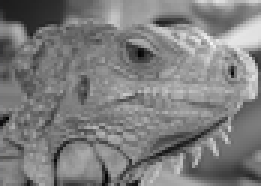
#> input picture 3-Resources/Codes/Computer_Vision/图像检测/img/chong.png, 87 x 62 px, shrunk from 433 x 310 before the run, given in place of test1.png, which was not available (shown 3 times larger)
$ jupyter execute --allow-errors '特征检测.ipynb'   (text cells are left out)
#> lines starting #> are read from the running program, lines starting #| are printed output that depends on the picture; after the words box and inside, x2 and y2 are one past the last pixel; in counts of white or black regions, pixels touching at a corner belong together; pictures that were not available may be replaced by others from this repository, and a replacement may not be noted
[cell 1]
import cv2
import numpy as np
from scipy.ndimage import maximum_filter
import matplotlib.pyplot as plt
import random


# 生成指定数目的高斯核，并对图像做高斯滤波
def generateGimage(image, sigma, num_layers = 8, k_stride = 2):
    sigma_res = np.sqrt(np.max([(sigma ** 2) - ((1) ** 2), 0.01]))
    # (0,0)表示卷积核的大小根据sigma来决定
    image = cv2.GaussianBlur(image, (0, 0), sigmaX=sigma_res,
                             sigmaY=sigma_res)

    # 生成高斯核
    k = 2 ** (1 / k_stride)
    gaussian_kernels = np.zeros(num_layers)
    # 第一层高斯就是1.6
    gaussian_kernels[0] = sigma

    for i in range(1, num_layers):
        # 根据高斯的性质，可以将大的高斯核拆分，减少计算量
        gaussian_old = k**(i-1) * sigma
        gaussian_new = k * gaussian_old
        gaussian_kernels[i] = np.sqrt(gaussian_new**2 - gaussian_old**2)

    # 至此，我们已经得到一系列高斯核

    # 进行高斯模糊
    gaussian_images = [image]
    for kernel in gaussian_kernels:
        tmp_image = cv2.GaussianBlur(image, (0, 0), sigmaX=kernel,
                                     sigmaY=kernel)
        gaussian_images.append(tmp_image)

    # 返回不同高斯核对图像滤波的结果
    return np.array(gaussian_images)


# 生成DoG空间
def generateDoGSpace(gaussian_images):
    dog_images = []
    for img1, img2 in zip(gaussian_images, gaussian_images[1:]):
        dog_images.append(img2 - img1)
    return dog_images

[cell 2]
# 1.判别当前像素点是否为局部最大值点
def isLocalExtremum(l1, l2, l3, threshold):
    # l1，l2，l3是DoG尺度空间中相邻的3层，大小均已被切片成 3*3
    # 即[l1,l2,l3]是一个cube
    # 需要确定l2层的中心位置，即(1,1)位置是否为极值点
    # threshold是一个设定的阈值，l2[1,1]必须大于阈值才可进行极值点的判定
    if l2[1,1] > threshold:
        if l2[1,1] > 0:
            return np.all(l2[1,1]>=l1) and np.all(l2[1,1]>=l3) \
                    and np.sum(l2[1,1]<l2)==0

        elif l2[1,1] < 0:
            return np.all(l2[1,1]<=l1) and np.all(l2[1,1]<=l3) \
                    and np.sum(l2[1,1]>l2)==0
    return False

[cell 3]
# 2.若为极值点，则对其进行定位与筛选，并计算最终选出的特征点的特征。

# 计算极值点特征
def computeBlobAttribute(x, y, layer, dog_images, sigma, threshold,
                        border, num_layers, g_image, corners,
                        scales, orientations, layers):
    # 计算(x,y)位置的特征点的特征
    # 此时假设该位置的点为邻域内的最大值
    # 首先需要对其进行筛选，根据牛顿迭代法判定是否为真正的极值点
    # 筛除低对比度的特征点
    # 消除边缘响应
    # 在此之后便可得到特征点的信息

    gamma = 10
    image_shape = dog_images[0].shape
    out_flag = False

    # 使用牛顿迭代法得到极值点
    # 至多更新5次，如果未收敛，则认为该候选点不是极值点
    for iter_num in range(5):
        # 得到DoG空间中相邻的3层
        img1, img2, img3 = dog_images[layer-1:layer+2]
        # 对这3层进行切片，得到大小为3*3的3层
        cube = np.array([img1[x-1:x+2, y-1:y+2],
                         img2[x-1:x+2, y-1:y+2],
                         img3[x-1:x+2, y-1:y+2]])

        # 分别得到cube的一二阶导数
        grad = compute1derivative(cube)
        hessian = compute2derivative(cube)

        # 解方程得到牛顿迭代的更新值
        update = -np.linalg.lstsq(hessian, grad, rcond=None)[0]
        # 如果移动的距离太小，说明当前点里极值已收敛，直接返回当前点即可
        if abs(update[0]) < 0.5 and abs(update[1]) < 0.5 \
            and abs(update[2]) < 0.5:
            break
        # 更新当前点
        y += int(round(update[0]))
        x += int(round(update[1]))
        layer += int(round(update[2]))
        # 确保新的cube在DoG空间里
        if x < border or x >= image_shape[0] - border \
                        or y < border \
                        or y >= image_shape[1] - border \
                        or layer < 1 or layer > num_layers - 2:
            # 若不在空间中，则 out_flag = True
            out_flag = True
            break

    # 超出空间大小或者未不收敛，直接返回
    if out_flag or iter_num >= 4:
        return

    # 使用公式计算极值点的对比度
    Extremum = cube[1, 1, 1] + 0.5 * np.dot(grad, update)
    # 筛除低对比度的特征点
    if np.abs(Extremum) >= threshold:
        # 得到xy的黑塞矩阵
        xy_hessian = hessian[:2, :2]
        xy_hessian_trace = np.trace(xy_hessian)
        xy_hessian_det = np.linalg.det(xy_hessian)
        # 消除边缘响应
        if xy_hessian_det > 0 and \
            (xy_hessian_trace ** 2) / xy_hessian_det < \
            ((gamma + 1) ** 2) / gamma:
            # 极值点坐标
            pt = ((y + update[0]), (x + update[1]))
            # 极值点尺度
            size = sigma * (2 ** ((layer + update[2])))
            # 计算特征点的方向（主方向和辅方向）
            # 利用computeOrien()函数进行计算
            orien_list = computeOrien(pt, size, layer, g_image)
            for tmp_orien in orien_list:
                # 尺度
                scales.append(size)
                # 位置
                layers.append(layer)
                corners.append(pt)
                # 方向
                orientations.append(tmp_orien)
    return

[cell 4]
# 编写一些数学函数

# 计算一阶导数
def compute1derivative(cube):
    # cube是由DoG空间中相邻的3层组成，其中每层的大小被切片成 3*3
    # 需要计算cube正中心位置的梯度
    dx = (cube[1, 1, 2] - cube[1, 1, 0]) / 2
    dy = (cube[1, 2, 1] - cube[1, 0, 1]) / 2
    ds = (cube[2, 1, 1] - cube[0, 1, 1]) / 2
    return np.array([dx, dy, ds])


# 计算二阶导数
def compute2derivative(cube):
    # cube是由DoG空间中相邻的3层组成，其中每层的大小被切片成 3*3
    # 需要计算cube正中心位置的梯度

    # 根据二阶导数的定义写出各个分量
    center = cube[1, 1, 1]

    dxx = cube[1, 1, 2] + cube[1, 1, 0] - 2 * center
    dyy = cube[1, 2, 1] + cube[1, 0, 1] - 2 * center
    dss = cube[2, 1, 1] + cube[0, 1, 1] - 2 * center

    dxy = (cube[1, 2, 2] - cube[1, 2, 0]
           - cube[1, 0, 2] + cube[1, 0, 0]) / 4
    dxs = (cube[2, 1, 2] - cube[2, 1, 0]
           - cube[0, 1, 2] + cube[0, 1, 0]) / 4
    dys = (cube[2, 2, 1] - cube[2, 0, 1]
           - cube[0, 2, 1] + cube[0, 0, 1]) / 4

    return np.array([[dxx, dxy, dxs], [dxy, dyy, dys],[dxs, dys, dss]])

[cell 5]
# 计算特征点的方向
def computeOrien(pt, size, layer, g_image):
    # pt为特征点的位置
    # size为对应的尺度大小
    # layer为特征点所在层级
    # g_image为高斯尺度空间的一层，即 g_images[layer]

    # 1.5倍的3sigma原则，决定圆半径的大小
    radius = int(round(3 * size * 1.5))
    image_shape = g_image.shape
    # 设置直方图柱的数量
    num_bins = 36
    histogram = np.zeros(num_bins)
    smooth_histogram = np.zeros(num_bins)
    orien_list = []

    # 遍历以特征点为中心的块状区域，块状区域的边长为2*radius
    for i in range(-radius, radius + 1):
        y = int(round(pt[1])) + i
        # 判断坐标是否越界
        if y > 0 and y < image_shape[0] - 1:
            for j in range(-radius, radius + 1):
                x = int(round(pt[0])) + j
                # 判断坐标是否越界
                if x > 0 and x < image_shape[1] - 1:
                    # 计算当前位置的dx和dy
                    dx = 0.5 * (g_image[y, x + 1] - g_image[y, x - 1])
                    dy = 0.5 * (g_image[y + 1, x] - g_image[y - 1, x])
                    # 计算当前位置梯度的值
                    value = np.sqrt(dx * dx + dy * dy)
                    # 计算当前位置梯度的方向
                    orien = np.rad2deg(np.arctan2(dy, dx))
                    # 高斯加权
                    weight = np.exp(
                        -0.5 / ((size*1.5) ** 2)
                        * (i ** 2 + j ** 2)
                        )
                    histogram_index = int(
                        round(orien * num_bins / 360.)
                        )
                    histogram[histogram_index % num_bins] += \
                                weight * value

    # 对直方图进行高斯平滑
    for n in range(num_bins):
        smooth_histogram[n] = (6 * histogram[n]
            + 4 * (histogram[n-1] + histogram[(n+1) % num_bins])
            + histogram[n-2] + histogram[(n+2) % num_bins]) / 16.
    # 选择主方向
    orien_max = np.max(smooth_histogram)
    orien_local_max = list(i for i in range(len(smooth_histogram))
            if smooth_histogram[i] > smooth_histogram[i-1] and
            smooth_histogram[i] > smooth_histogram[(i+1)%num_bins])

    # 选择辅方向
    for index in orien_local_max:
        if smooth_histogram[index] >= 0.8 * orien_max:
            orien_list.append(index * 360. / num_bins)

    return orien_list

[cell 6]
# 对一张图像进行特征点检测
def detect_blobs(image):
    sigma = 1.6
    num_layers = 4
    border = 5
    k_stride = 1

    # 生成高斯尺度空间
    g_images = generateGimage(image, sigma, num_layers, k_stride)
    # 生成DoG空间
    dog_images = generateDoGSpace(g_images)

    # 开始寻找块状区域
    threshold = 0.02
    corners = []
    scales = []
    orientations = []
    layers = []

    for layer, (image1, image2, image3) in \
        enumerate(zip(dog_images, dog_images[1:], dog_images[2:])):
        # 忽略太靠近边缘的点
        for x in range(border, image1.shape[0]-border):
            for y in range(border, image2.shape[1]-border):
                # 检测当前位置是否为局部极值
                if isLocalExtremum(image1[x-1:x+2, y-1:y+2],
                                   image2[x-1:x+2, y-1:y+2],
                                   image3[x-1:x+2, y-1:y+2],
                                   threshold):
                    # 如果是候选点，则进行进一步定位筛选，并返回其信息
                    computeBlobAttribute(x, y, layer+1, dog_images,
                                         sigma, threshold, border,
                                         num_layers, g_images[layer],
                                         corners, scales, orientations,
                                         layers)

    return g_images, corners, scales, orientations, layers

[cell 7]
# SIFT特征点描述符的生成
def compute_descriptors(g_images, corners, scales,
                        orientations, layers):

    if len(corners) != len(scales) \
        or len(corners) != len(orientations):
        raise ValueError(
          '`corners`, `scales` and `orientations` \
          must all have the same length.')

    descriptors_list = []

    for pt, size, orien, layer in \
        zip(corners, scales, orientations, layers):

        # 读取特征点的各项信息
        g_image = g_images[layer]
        x, y = np.round(np.array(pt)).astype(np.int32)
        orien = 360 - orien

        # 计算块状区域大小
        win_s = 3 * size
        win_l = int(round(min(2**0.5 * win_s * (4+1) / 2,
            np.sqrt(g_image.shape[0]**2+g_image.shape[1]**2))))

        # 用列表依次存储块状区域内所有点的信息
        i_index = []
        j_index = []
        value_list = []
        orien_index = []

        # 三维数组存储16个窗口的8个方向，为防止计算时边界溢出，
        # 在行、列的首尾各扩展一次
        result_cube = np.zeros((4 + 2, 4 + 2, 8))

        # 统计一个块状区域内16个子区域的像素梯度直方图
        for i in range(-win_l, win_l+1):
            for j in range(-win_l, win_l+1):

                # 获得旋转之后的坐标
                i_rotate = j * np.sin(np.deg2rad(orien)) \
                        + i * np.cos(np.deg2rad(orien))
                j_rotate = j * np.cos(np.deg2rad(orien)) \
                        - i * np.sin(np.deg2rad(orien))

                # 计算4*4子区域对应的下标
                tmp_i = (i_rotate / win_s) + 2 - 0.5
                tmp_j = (j_rotate / win_s) + 2 - 0.5

                # 邻域的点在旋转后，仍然处于4*4的区域内
                if tmp_i > -1 and tmp_j > -1 \
                    and tmp_i < 4 and tmp_j < 4:

                    # 该特征点在原图像中的位置
                    i_inimg = int(round(y + i))
                    j_inimg = int(round(x + j))

                    if i_inimg > 0 and j_inimg > 0 \
                        and i_inimg < g_image.shape[0]-1 \
                        and j_inimg < g_image.shape[1]-1:
                        # 计算梯度大小
                        dx = g_image[i_inimg, j_inimg + 1] \
                            - g_image[i_inimg, j_inimg - 1]
                        dy = g_image[i_inimg - 1, j_inimg] \
                            - g_image[i_inimg + 1, j_inimg]
                        grad_value = np.sqrt(dx**2 + dy**2)
                        # 计算梯度方向
                        grad_orien = np.rad2deg(
                            np.arctan2(dy, dx)) % 360

                        i_index.append(tmp_i)
                        j_index.append(tmp_j)
                        # 进行高斯加权
                        g_weight = np.exp(-1 / 8 * (
                            (i_rotate / win_s) ** 2 +
                            (j_rotate / win_s) ** 2)
                            )
                        value_list.append(g_weight * grad_value)
                        # 将梯度方向投影到8个方向
                        # 这里的grad_orien是原图像中的梯度
                        # 需要叠加上旋转之后的角度
                        orien_index.append(
                            (grad_orien - orien) * 8 / 360)

        # 将每个方向的幅值插入进矩阵result_cube中
        for i, j, value, orien1 in zip(i_index, j_index, value_list, orien_index):
            tirlinearInterpolation(i, j, value, orien1, result_cube)

        descriptor = result_cube[1:-1, 1:-1, :].flatten()
        # 计算描述符的大小
        l2norm = np.linalg.norm(descriptor)
        # 设定阈值
        threshold = l2norm * 0.2
        # 将描述符进行截断，将大于阈值的值设定为阈值
        descriptor[descriptor > threshold] = threshold
        # 归一化，确保描述符具有尺度不变性
        descriptor /= l2norm
        # 添加描述符
        descriptors_list.append(descriptor)

    return descriptors_list


# 将每个方向的幅值插入进矩阵result_cube中
def tirlinearInterpolation(i, j, value, orien, result_cube):

    # 由于位置坐标(i,j,orien)是一个浮点数，没有办法直接在result_cube中赋值
    # 考虑到该浮点位置会对临近的8个整数坐标都有一定的贡献
    # （可以将该浮点坐标想象成一个正方体中的一点，它对正方体的8个顶点都有贡献）
    # 我们可以根据三线性插值法，根据该点到各顶点的距离为相邻的8个顶点赋值
    # 感兴趣的同学可以自行学习三线性插值法

    # 对坐标先进性量化，将其转换为整数
    i_quant = int(np.floor(i))
    j_quant = int(np.floor(j))
    orien_quant = int(np.floor(orien)) % 8

    # 计算量化前后的偏移量
    i_residual = i - i_quant
    j_residual =  j - j_quant
    orien_residual = (orien - orien_quant) % 8

    # 根据三线性插值法写出当前位置对每个顶点的权重
    c0 = (1 - i_residual) * value
    c1 = i_residual * value
    c11 = c1 * j_residual
    c10 = c1 * (1 - j_residual)
    c01 = c0 * j_residual
    c00 = c0 * (1 - j_residual)

    c111 = c11 * orien_residual
    c110 = c11 * (1 - orien_residual)
    c101 = c10 * orien_residual
    c100 = c10 * (1 - orien_residual)
    c011 = c01 * orien_residual
    c010 = c01 * (1 - orien_residual)
    c001 = c00 * orien_residual
    c000 = c00 * (1 - orien_residual)

    # 进行赋值操作
    result_cube[i_quant + 1, j_quant + 1, orien_quant] += c000
    result_cube[i_quant + 1, j_quant + 1, (orien_quant + 1) % 8] += c001
    result_cube[i_quant + 1, j_quant + 2, orien_quant] += c010
    result_cube[i_quant + 1, j_quant + 2, (orien_quant + 1) % 8] += c011
    result_cube[i_quant + 2, j_quant + 1, orien_quant] += c100
    result_cube[i_quant + 2, j_quant + 1, (orien_quant + 1) % 8] += c101
    result_cube[i_quant + 2, j_quant + 2, orien_quant] += c110
    result_cube[i_quant + 2, j_quant + 2, (orien_quant + 1) % 8] += c111

    return

[cell 8]
# 展示图像中的特征点
def draw(img, corners):
    # corners为特征点的坐标
    img1 = img.copy()
    for m in corners:
        pt = (int(m[0]), int(m[1]))
        cv2.circle(img1, pt, 1, (0,255,0), 2)
    return img1

[cell 9]
# 读取图像
img1 = cv2.imread('./img/test1.png', cv2.IMREAD_COLOR)
#> img1 is the input picture: shape (62, 87, 3); mean B, G, R 125.4, 125.4, 125.4
img2 = cv2.imread('./img/test2.png', cv2.IMREAD_COLOR)
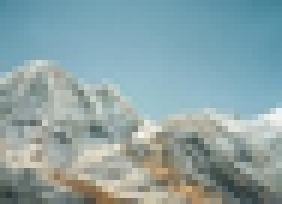
#> input picture 3-Resources/Codes/Computer_Vision/图像检测/img/test2.png, 47 x 34 px, shrunk from 236 x 172 before the run (shown 6 times larger)
#> img2 is the input picture: shape (34, 47, 3); mean B, G, R 166.3, 163.3, 139.9

gray1 = cv2.cvtColor(img1, cv2.COLOR_BGR2GRAY) / 255.0
gray2 = cv2.cvtColor(img2, cv2.COLOR_BGR2GRAY) / 255.0
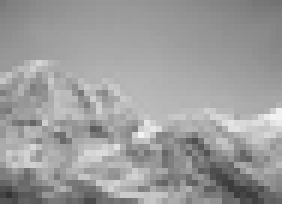
#> gray2: shape (34, 47) float64 (shown 6 times larger); min 0.2, max 0.953, mean 0.614

# 获得两张图像特征点的各项信息
g_images1, corners1, scales1, orientations1, layers1 = \
                                    detect_blobs(gray1)
#> in generateGimage, `image = cv2.GaussianBlur(image, (0, 0), sigmaX=sigma_res, sigmaY=sigma..`:
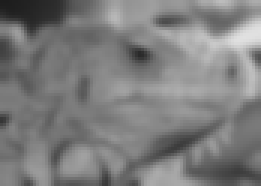
#> image: shape (62, 87) float64 (shown 3 times larger); min 0.116, max 0.883, mean 0.492
#> the loop in generateGimage, `for kernel in gaussian_kernels:` made 4 passes
#> pass 2, in generateGimage, `tmp_image = cv2.GaussianBlur(image, (0, 0), sigmaX=kernel, sigmaY=kern..`:
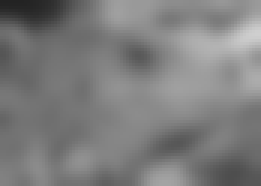
#> tmp_image: shape (62, 87) float64 (shown 3 times larger); min 0.138, max 0.814, mean 0.492
#> pass 3, in generateGimage, `tmp_image = cv2.GaussianBlur(image, (0, 0), sigmaX=kernel, sigmaY=kern..`:
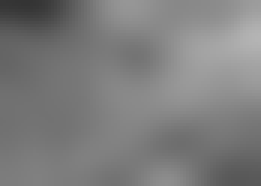
#> tmp_image: shape (62, 87) float64 (shown 3 times larger); min 0.205, max 0.708, mean 0.492
#> after the loop in generateGimage, `for kernel in gaussian_kernels:`: gaussian_images = 5 items
#> the loop in generateDoGSpace, `for img1, img2 in zip(gaussian_images, gaussian_images[1:]):` made 4 passes
#> after the loop in generateDoGSpace, `for img1, img2 in zip(gaussian_images, gaussian_images[1:]):`: dog_images = 4 items
#> the loop in detect_blobs, `for layer, (image1, image2, image3) in \ enumerate(zip(dog_images, dog..` made 2 passes
#> layer on pass 1: 0
#> layer on pass 2: 1
#> corners1 = [(73.15, 6.99), (30.73, 11.6), (30.73, 11.6), (30.73, 11.6), (46.14, 18.25), (57.88, 47.61)]; scales1 = [5.62, 4.77, 4.77, 4.77, 5.62, 6.33]; orientations1 = [60, 30, 70, 300, 290, 250]; layers1 = [2, 2, 2, 2, 2, 2]
g_images2, corners2, scales2, orientations2, layers2 = \
                                    detect_blobs(gray2)
#> call 2 of generateGimage, with sigma = 1.6, num_layers = 4, k_stride = 1
#> in generateGimage (call 2), `image = cv2.GaussianBlur(image, (0, 0), sigmaX=sigma_res, sigmaY=sigma..`:
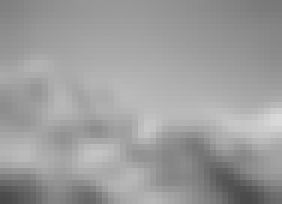
#> image: shape (34, 47) float64 (shown 6 times larger); min 0.288, max 0.854, mean 0.615
#> the loop in generateGimage (call 2), `for kernel in gaussian_kernels:` made 4 passes
#> pass 2, in generateGimage (call 2), `tmp_image = cv2.GaussianBlur(image, (0, 0), sigmaX=kernel, sigmaY=kern..`:
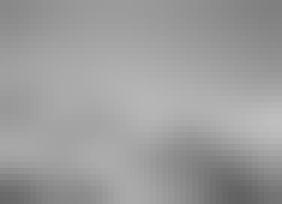
#> tmp_image: shape (34, 47) float64 (shown 6 times larger); min 0.387, max 0.748, mean 0.616
#> pass 3, in generateGimage (call 2), `tmp_image = cv2.GaussianBlur(image, (0, 0), sigmaX=kernel, sigmaY=kern..`:
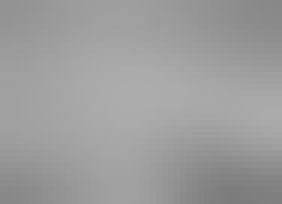
#> tmp_image: shape (34, 47) float64 (shown 6 times larger); min 0.488, max 0.678, mean 0.617
#> the loop in generateDoGSpace (call 2), `for img1, img2 in zip(gaussian_images, gaussian_images[1:]):` made 4 passes
#> the loop in detect_blobs (call 2), `for layer, (image1, image2, image3) in \ enumerate(zip(dog_images, dog..` made 2 passes
#> layer on passes 1 to 2: 0, 1
#> corners2 = []; scales2 = []; orientations2 = []; layers2 = []

# 获得两张图像的SIFT特征点
descriptors1 = compute_descriptors(g_images1, corners1, scales1,
                                   orientations1, layers1)
#> the loop in compute_descriptors, `for pt, size, orien, layer in \ zip(corners, scales, orientations, lay..` made 6 passes
descriptors2 = compute_descriptors(g_images2, corners2, scales2,
                                   orientations2, layers2)

img1_detect = draw(img1, corners1)
#> the loop in draw, `for m in corners:` made 6 passes
#> after the loop in draw, `for m in corners:`:
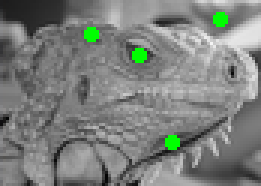
#> img1: shape (62, 87, 3) (shown 3 times larger); 1.56% of pixels changed, all inside (x1, y1, x2, y2) = (28, 4, 76, 50)
img2_detect = draw(img2, corners2)

[cell 10]
# 展示两张图像的特征点
plt.title('Output1')
plt.axis('off')
plt.imshow(img1_detect[:, :, ::-1])
plt.show()

plt.title('Output2')
plt.axis('off')
plt.imshow(img2_detect[:, :, ::-1])
plt.show()

[cell 11]
# 特征点匹配
def match_descriptors(descriptors1, descriptors2):

    max_index = np.zeros((len(descriptors1))) - 1
    # 初始化第一和第二近的特征点对数组
    maxmatch = np.zeros((len(descriptors1))) + 1e10
    secmatch = np.zeros((len(descriptors1))) + 1e10
    # 设定阈值
    threshold = 0.8

    for vec1_index in range(len(descriptors1)):
        for vec2_index in range(len(descriptors2)):
            # 计算特征点对的距离
            distance = np.linalg.norm(descriptors1[vec1_index] \
                                      - descriptors2[vec2_index])
            if distance < maxmatch[vec1_index]:
                # 更新当前最匹配的特征点
                maxmatch[vec1_index] = distance
                # 记录当前特征点对的距离
                max_index[vec1_index] = vec2_index

            elif distance < secmatch[vec1_index]:
                # 更新第二近特征点对的距离
                # 这里只需要更新距离即可，因为不关心哪一个点是第二近的
                secmatch[vec1_index] = distance
#> this loop made 6 passes

    matches = []
    # 返回匹配的特征点对的坐标信息
    for i in range(len(descriptors1)):
        if maxmatch[i] / secmatch[i] < threshold:
            matches.append((i, int(max_index[i])))

    return matches

[cell 12]
# [41 lines left out: function draw_matches, not called in this run]

[cell 13]
# 进行图像匹配
raw_matches = match_descriptors(descriptors1, descriptors2)

# 规范化为 (idx1, idx2) 的二元组，避免后续解包异常
matches = []
for item in raw_matches:
    arr = np.asarray(item)
    if arr.size >= 2:
        matches.append((int(arr[0]), int(arr[1])))
    else:
        continue
#> this loop made 0 passes

# 如果没有有效匹配，则直接提示
#> (the rest of this cell did not finish here and is left out)
